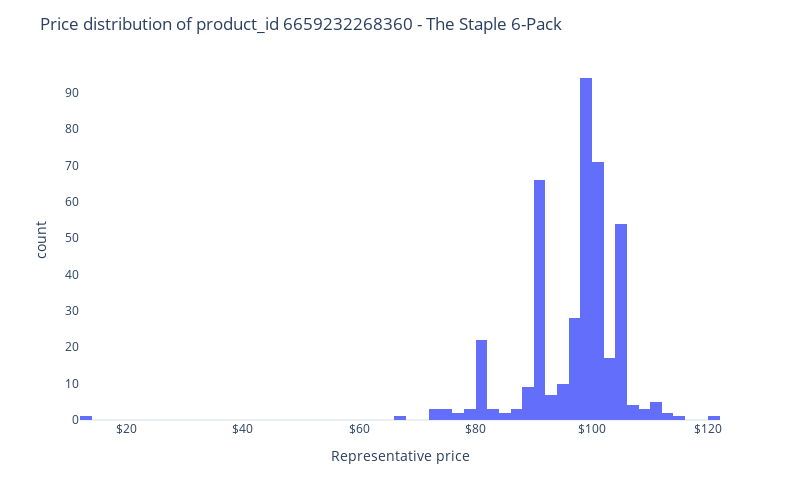

Notebook cell for this chart:
### Code cell
fig = px.histogram(x=data['representative_price'])
fig.update_xaxes(tickprefix="$", title = 'Representative price')


fig.update_layout(template = 'plotly_white',
                  xaxis=dict(showgrid=False), 
                  yaxis=dict(showgrid=False), 
                  title = f'Price distribution of product_id {PRODUCT_ID} - {PRODUCT_TITLE} ',
                  showlegend=False, height=500, width=800)

fig.show()

### Figure 1 — Plotly figure (JSON) as saved in the notebook; plotly's stock layout.template omitted (floating-point values rounded to 4 significant figures; data arrays with more than 128 entries replaced by an {"elided": "..."} marker saying what was removed)
{"data": [{"alignmentgroup": "True", "bingroup": "x", "hovertemplate": "x=%{x}<br>count=%{y}<extra></extra>", "legendgroup": "", "marker": {"color": "#636efa", "pattern": {"shape": ""}}, "name": "", "offsetgroup": "", "orientation": "v", "showlegend": false, "type": "histogram", "x": {"elided": "415 float values"}, "xaxis": "x", "yaxis": "y"}], "layout": {"barmode": "relative", "height": 500, "legend": {"tracegroupgap": 0}, "margin": {"t": 60}, "showlegend": false, "title": {"text": "Price distribution of product_id 6659232268360 - The Staple 6-Pack "}, "width": 800, "xaxis": {"anchor": "y", "domain": [0, 1], "showgrid": false, "tickprefix": "$", "title": {"text": "Representative price"}}, "yaxis": {"anchor": "x", "domain": [0, 1], "showgrid": false, "title": {"text": "count"}}}}
